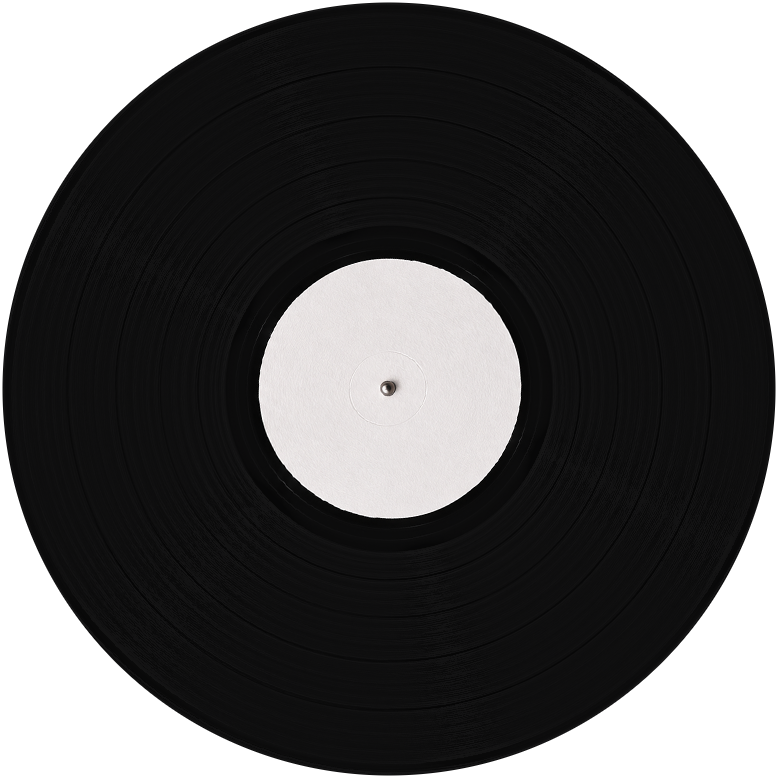
#> input picture Assets/vinyl_matte.png, 778 x 778 px; its folder holds 8 pictures in this run
$ python check_matte_skin.py
#> lines starting #> are read from the running program, lines starting #| are printed output that depends on the picture
### Tools/build_matte_skin.py
"""Derive the 2.3 RGBA skin from the original SKRATCH photos (Pillow, NumPy)."""
from pathlib import Path

import numpy as np
from PIL import Image, ImageFilter


ASSETS = Path(__file__).resolve().parents[1] / "Assets"
CHANNELS = (263, 377, 490, 602)
STROBE_ROWS = ((378, 113, 0.14), (394, 132, 0.47), (410, 136, 0.08))


def photo(name):
    return Image.open(ASSETS / name).convert("RGBA")


def lerp(a, b, t):
    return a + (b - a) * t


def sample(image, x, y):
    left = np.floor(x).astype(int).clip(0, image.shape[1] - 2)
    top = np.floor(y).astype(int).clip(0, image.shape[0] - 2)
    fx, fy = x - left, y - top
    return lerp(lerp(image[top, left], image[top, left + 1], fx),
                lerp(image[top + 1, left], image[top + 1, left + 1], fx), fy)


# [107 lines left out: functions geometry, polar_samples, save_disc, matte_vinyl, matte_platter, mixer_and_knob, not called in this run]


# [4 lines that do not run on import are left out]

### Tools/check_matte_skin.py
"""Measure highlights, concentric rows and transparency in the released skin."""
import numpy as np
from PIL import Image

from build_matte_skin import ASSETS, STROBE_ROWS, sample


angles = np.arange(8192) * (2 * np.pi / 8192)


def array(name):
#> called with name = 'vinyl_matte.png'
    return np.asarray(Image.open(ASSETS / name).convert("RGBA"))
#> returned value is the input picture: shape (778, 778, 4); mean R, G, B, A 30.4, 29.9, 30.1, 197.7


def sectors(name, centre, start, end):
    data = array(name)[..., :3].astype(np.float32).mean(axis=2)
    radius = np.arange(start, end + 1, 2)[:, None]
    y = centre[1] + radius * np.sin(angles)
    x = centre[0] + radius * np.cos(angles)
    return sample(data, x, y).mean(axis=0)


def spread(values):
    p5, p95 = np.percentile(values, (5, 95))
    return p95 - p5


for label, old, old_axis, new, low, high in [
    ("Vinyl", "vinyl.png", (447.5, 425.5), "vinyl_matte.png", 151, 377),
    ("Rim", "disk.png", (477.67, 510.43), "platter_matte.png", 425, 432),
]:
    size = array(new).shape[0]
#> size = 778
    axis = ((size - 1) / 2, (size - 1) / 2)
#> axis = (388.5, 388.5)
    baseline = spread(sectors(old, old_axis, low, high))
#> call 2 of array, with name = 'vinyl.png'
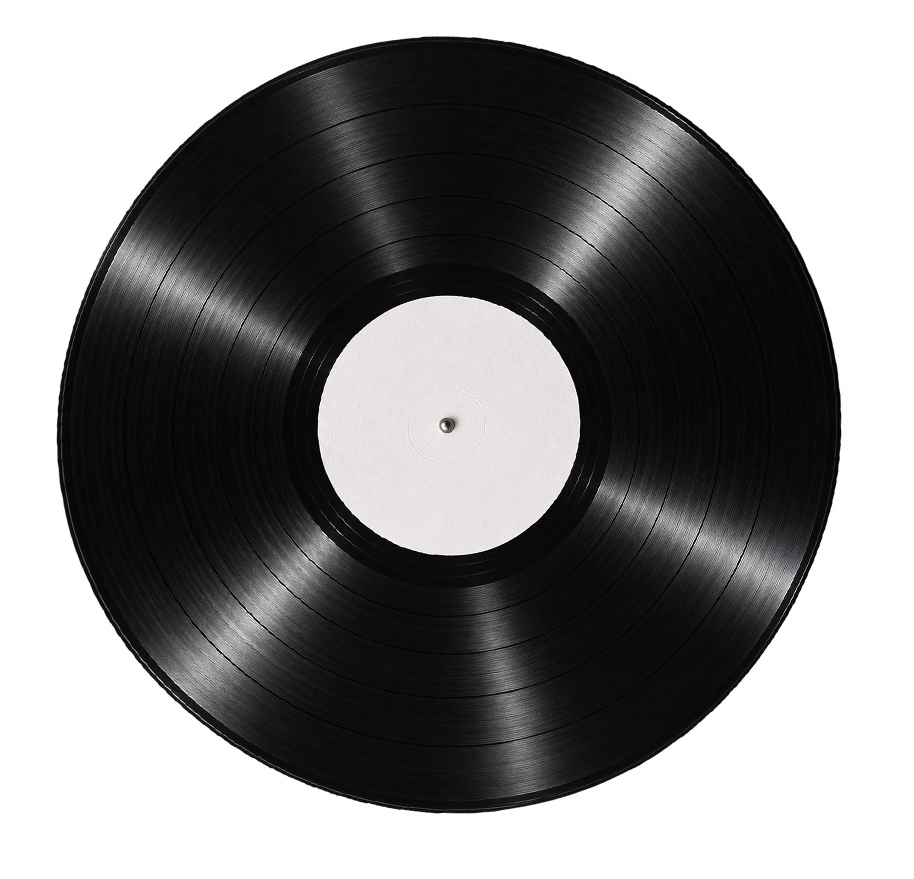
#> input picture Assets/vinyl.png, 914 x 879 px
#> in array, returned value is the input picture: shape (879, 914, 4); mean R, G, B, A 34.6, 34.2, 34.4, 149.7
#> in sectors, `data = array(name)[..., :3].astype(np.float32).mean(axis=2)`:
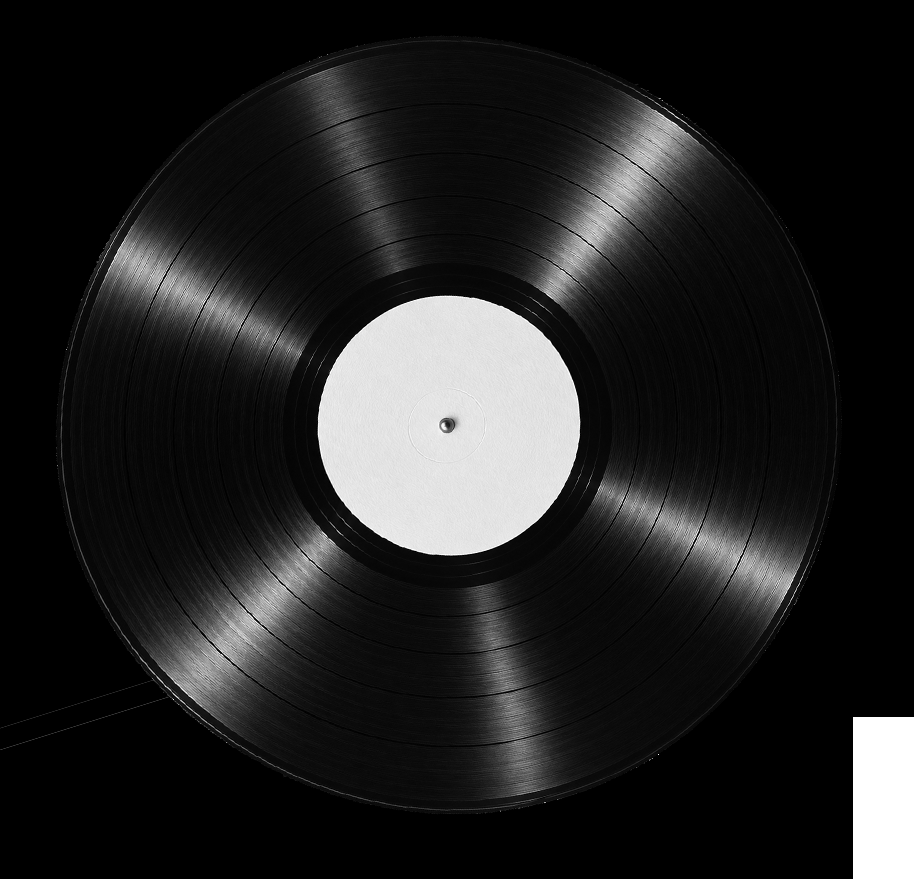
#> data: shape (879, 914) float32; min 0, max 255, mean 34.4
#> in spread, `p5, p95 = np.percentile(values, (5, 95))`: p5 = 7.75; p95 = 125.7
#> baseline = 117.9
    matte = spread(sectors(new, axis, low, high))
#> call 2 of sectors, with name = 'vinyl_matte.png', centre = (388.5, 388.5), start = 151, end = 377
#> in sectors (call 2), `data = array(name)[..., :3].astype(np.float32).mean(axis=2)`:
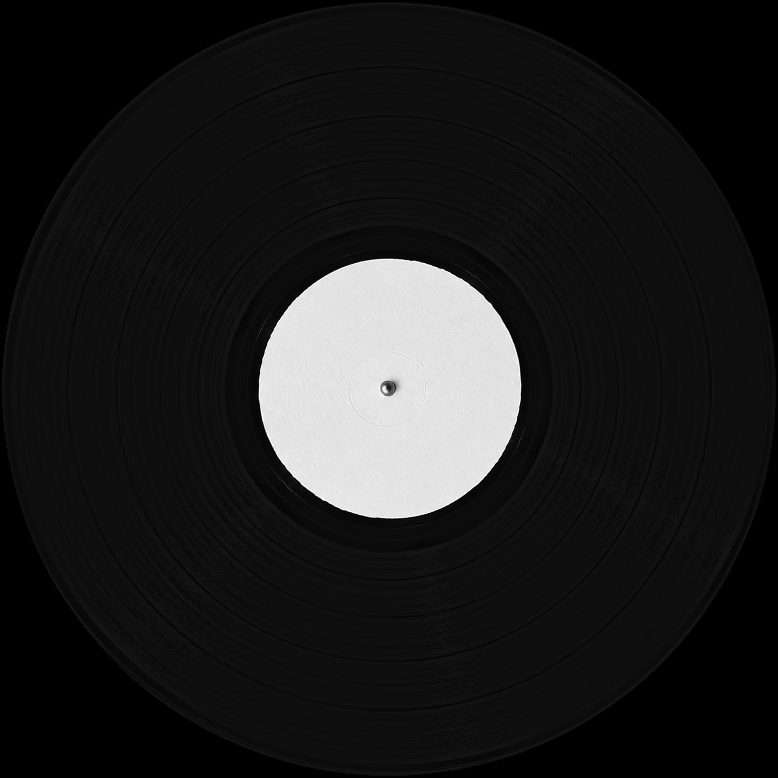
#> data: shape (778, 778) float32; min 0, max 255, mean 30.1
#> matte = 0.845
    assert matte < baseline * 0.25
    print(f"{label} azimuth P95-P5: {baseline:.2f} -> {matte:.2f} / 255")
#| Vinyl azimuth P95-P5: 117.95 -> 0.85 / 255
#> pass 2 of the loop `for label, old, old_axis, new, low, high in [`:
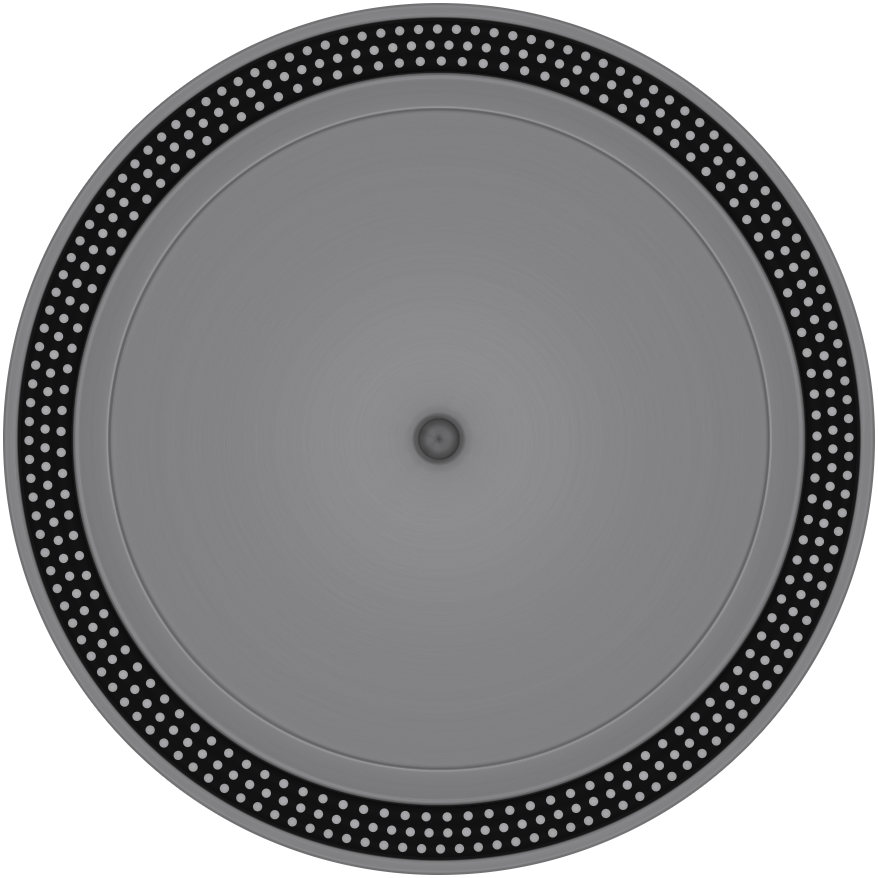
#> input picture Assets/platter_matte.png, 878 x 878 px
#> in array, returned value is the input picture: shape (878, 878, 4); mean R, G, B, A 85.8, 85.7, 86.9, 197.5
#> size = 878
#> axis = (438.5, 438.5)
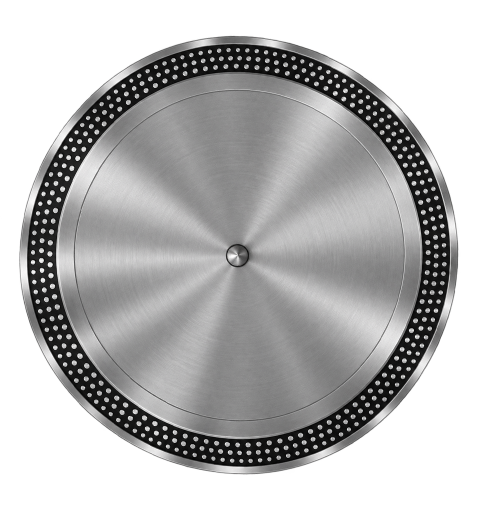
#> input picture Assets/disk.png, 976 x 1029 px (shown at 1/2 size)
#> in array, returned value is the input picture: shape (1029, 976, 4); mean R, G, B, A 124.6, 124.4, 124.4, 151.4
#> data: shape (1029, 976) float32
#> baseline = 126.2
#> data: shape (878, 878) float32
#> matte = 2.3
#| Rim azimuth P95-P5: 126.25 -> 2.30 / 255

for name in ("vinyl_matte.png", "platter_matte.png", "knob_cap.png"):
    rgba = array(name)
    alpha = rgba[..., 3]
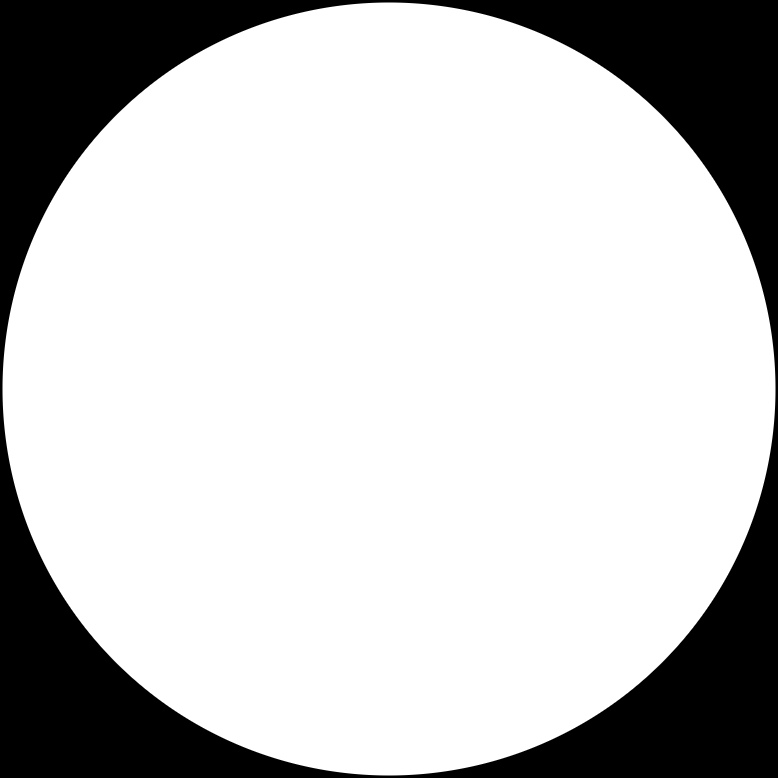
#> alpha: shape (778, 778); min 0, max 255, mean 197.7
    assert not alpha[0, 0] and alpha[alpha.shape[0] // 2, alpha.shape[1] // 2] == 255
    assert np.array_equal(alpha, np.flip(alpha, axis=(0, 1)))
    assert np.all(rgba[alpha == 0, :3] == 0)
    print(f"{name}: centred RGBA aperture and transparent corners")
#> pass 2 of the loop `for name in ("vinyl_matte.png", "platter_matte.png", "knob_cap.png"):`:
#> `alpha = rgba[..., 3]`:
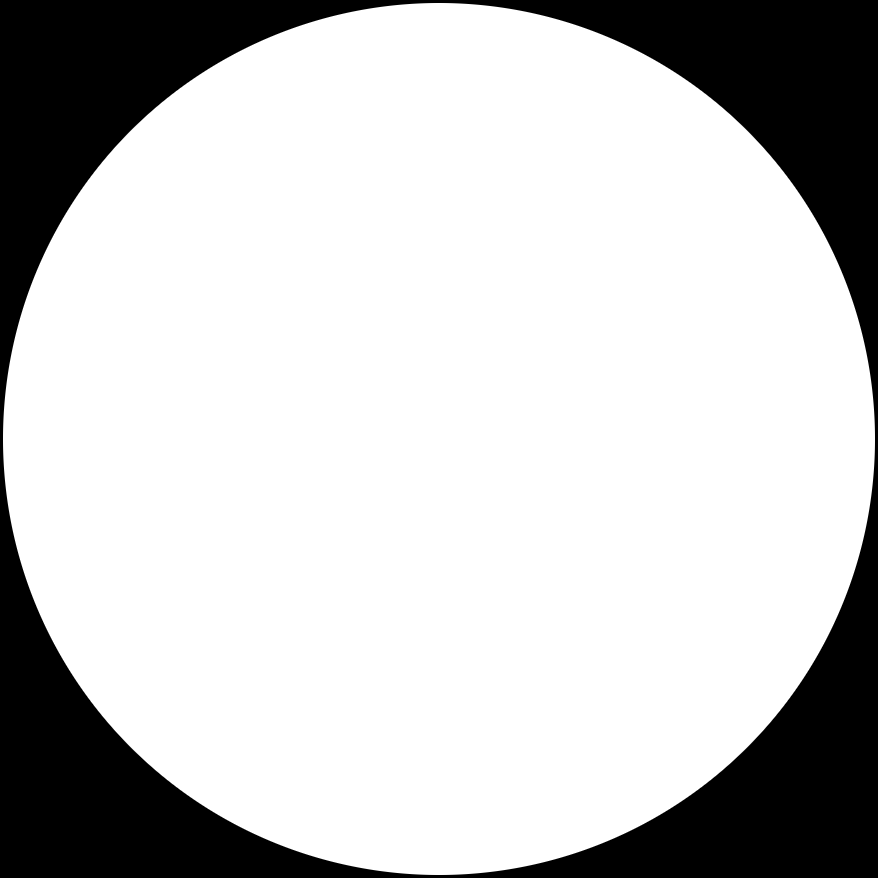
#> alpha: shape (878, 878); min 0, max 255, mean 197.5
#> (the run stopped early here; a loop or call above may not have finished)
